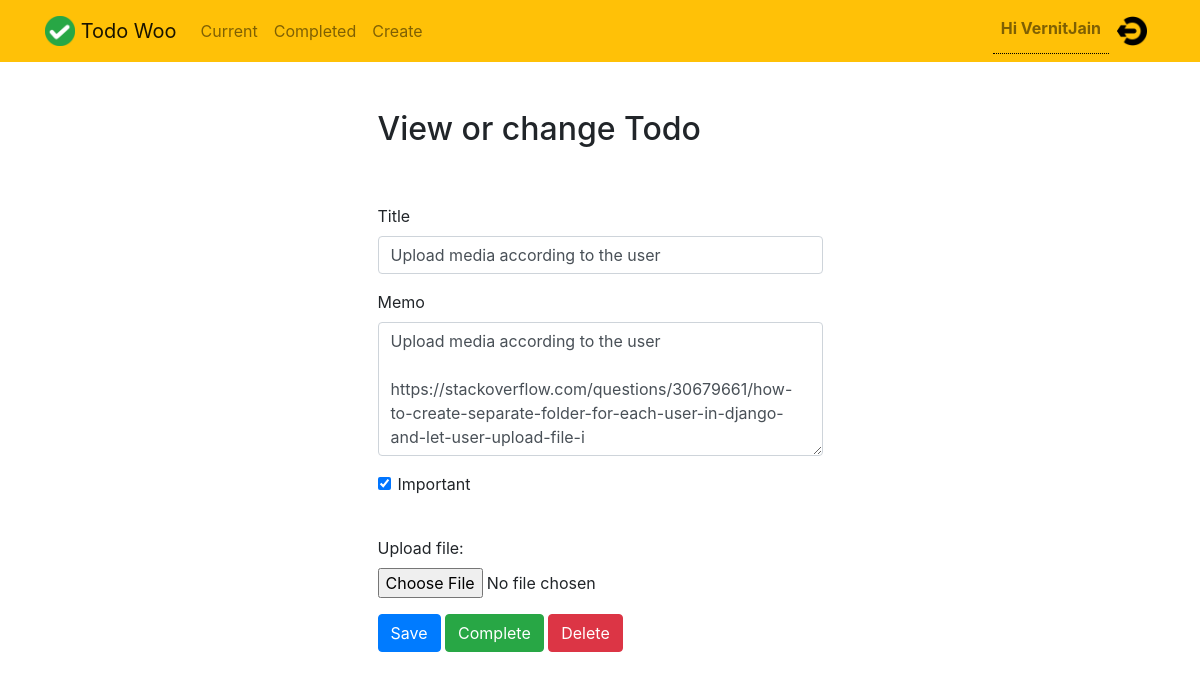
/todowoo/todowoo/53 (signed in), run on the app's committed database.
### todowoo/models.py (models this page shows, shortened)
class Todo(models.Model):
    title= models.CharField(max_length=100)
    memo = models.TextField(blank=True)
    created = models.DateTimeField(auto_now_add=True)
    datecompleted=models.DateTimeField(null=True, blank=True)
    important = models.BooleanField(default=False)
    user = models.ForeignKey(User, on_delete=models.CASCADE)
    deleteTodoOrNot = models.BooleanField(default=False)

### todowoo/views.py (the view, shortened to what this page needs)
# urls.py: path('todowoo/<int:todo_pk>', views.viewtodo, name='viewtodo'),
@login_required
def viewtodo(request, todo_pk):
    todo = get_object_or_404(Todo, pk = todo_pk, user=request.user, deleteTodoOrNot = False)
    fileforms = FileUpload.objects.filter(user = request.user, todoid = todo_pk)
    if request.method=="GET":
        form = TodoForm(instance = todo)
        return render(request, 'todowoo/viewtodo.html',{'todo': todo, 'form':form, 'fileforms':fileforms})

### todowoo/forms.py
class TodoForm(ModelForm):
    class Meta:
        model = Todo
        fields = ['title','memo','important']

### todowoo/templates/todowoo/viewtodo.html (shortened to what this page needs)
{% extends "todowoo/base.html" %}
{% block content %}
    <div class="row justify-content-center mt-5">
        <div class="col-md-5">
            <h2>View or change Todo</h2>
        </div>
    </div>
    <div class="row justify-content-center mt-5">
        <div class="col-md-5">
            <form method="POST" enctype="multipart/form-data">
                <div class="form-group">
                    <label for="title">Title</label>
                    <input type="text" name="title" class="form-control" id="title" value="{{ todo.title }}" required>
                </div>
                <div class="form-group">
                    <label for="memo">Memo</label>
                    <textarea name="memo" rows="5" class="form-control" id="memo" >{{ todo.memo }}</textarea>
                </div>
                <div class="form-group form-check">
                    <input type="checkbox" name="important" class="form-check-input" id="important" {% if todo.important %}checked{% endif %}>
                    <label class="form-check-label" for="important">Important</label>
                </div>
                <div class="form-group">
                  {% if fileforms.count > 0 %}
                    <br><label for="img">Upload new file:</label><br>
                  {% else %}
                    <br><label for="img">Upload file:</label><br>
                  {% endif %}
                  <input type="file" id="uploadFile" name="uploadFile" >
                </div>
                <button type="submit" class="btn btn-primary">Save</button>
                <button type="button" class="btn btn-success" onclick="$('#complete').click()">Complete</button>
                <button type="button" class="btn btn-danger" onclick="$('#delete').click()">Delete</button>
            </form>
        </div>
    </div>
{% endblock %}

### todowoo/templates/todowoo/base.html (shortened to what this page needs)
{% load static %}
<!doctype html>
<html lang="en">
<head>
    <link rel="stylesheet" href="{% static 'todowoo/css/bootstrap.min.css' %}">
    <link rel="stylesheet" href="{% static 'todowoo/css/custom.css' %}">
</head>
<body>
<nav class="navbar navbar-expand-md navbar-light bg-warning">
<div class="container">
    <a class="navbar-brand" href="{% url 'todowoo:todowoohome' %}">
         <img src="{% static 'todowoo/img/logo.png' %}" width="30" height="30" class="d-inline-block align-top">
        <span>Todo Woo</span>
    </a>
    <div class="collapse navbar-collapse" id="navbarNav">
    {% if user.is_authenticated %}
        <ul class="navbar-nav mr-auto">
                <li class="nav-item {{ current }}">
                    <a class="nav-link" href="{% url 'todowoo:currenttodos' %}">Current</a>
                </li>
                <li class="nav-item {{ completed }}">
                    <a class="nav-link" href="{% url 'todowoo:completedtodos' %}">Completed</a>
                </li>
                <li class="nav-item {{ create }}">
                    <a class="nav-link" href="{% url 'todowoo:createtodo' %}">Create</a>
                </li>
        </ul>
    {% endif %}
    <ul class="navbar-nav ml-auto">
            {% if user.is_authenticated %}
              <li class="nav-link userLoggedId"><b>Hi {{request.user.username}}</b> </li>
              <li class="nav-item">
                  <a href="#" onclick="$('#signOutBtn').click()" class="nav-link">
                    <img src="{% static 'todowoo/img/logout.png' %}" width="30" height="30" class="d-inline-block align-top">
                  </a>
              </li>
            {% endif %}
        </ul>
    </div>
</div>
</nav>
<div class="container">
{% block content %}{% endblock %}
</div>
</body>
</html>

### todowoo/static/todowoo/css/custom.css (style rules this page uses)
.userLoggedId { border-bottom: 1px dotted black; }

### data on the page
Todo: title "Upload media according to the user", memo "Upload media according to the user https://stackoverflow.com/questions/30679661/how-to-create-separate-folder-for-each-user-in-django-and-let-user-upload-file-i", important "☑"

### other printed values
{{ request.user.username }} "VernitJain"
